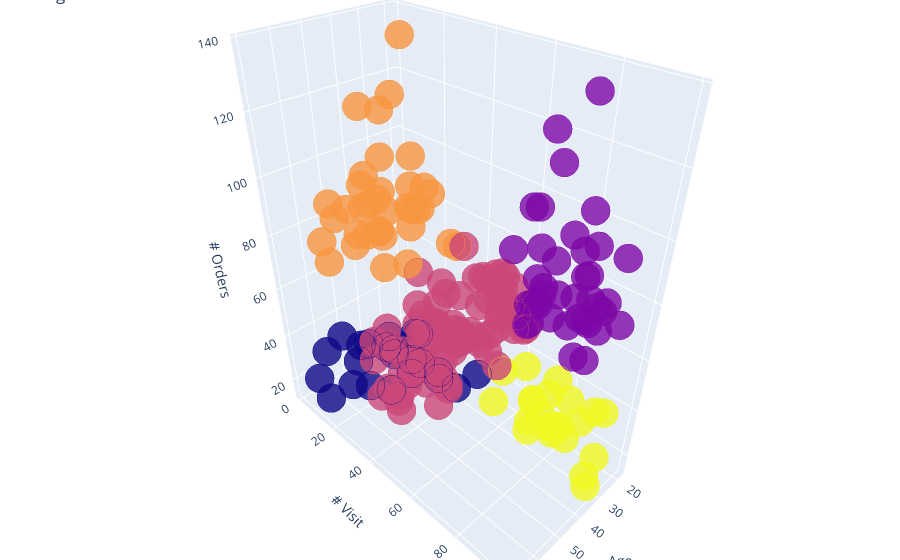

Notebook source saved alongside this figure:
### Code cell
data['labels'] =  labels
trace1 = go.Scatter3d(
    x= data['Age'],
    y= data['no_visit'],
    z= data['no_orders'],
    mode='markers',
     marker=dict(
        color = data['labels'], 
        size= 10,
        line=dict(
            color= data['labels'],
            width= 12
        ),
        opacity=0.8
     )
)
df = [trace1]

layout = go.Layout(
    title = 'Age vs No. Orders vs. No. Visit',
    margin=dict(
        l=0,
        r=0,
        b=0,
        t=0  
    ),
    scene = dict(
            xaxis = dict(title  = 'Age'),
            yaxis = dict(title  = '# Visit'),
            zaxis = dict(title  = '# Orders')
        )
)

fig = go.Figure(data = df, layout = layout)
py.iplot(fig)

### Figure 1 — Plotly figure (JSON) as saved in the notebook; plotly's stock layout.template omitted (floating-point values rounded to 4 significant figures; data arrays with more than 128 entries replaced by an {"elided": "..."} marker saying what was removed)
{"data": [{"marker": {"color": {"elided": "200 int values"}, "line": {"color": {"elided": "200 int values"}, "width": 12}, "opacity": 0.8, "size": 10}, "mode": "markers", "type": "scatter3d", "x": {"elided": "200 int values"}, "y": {"elided": "200 int values"}, "z": {"elided": "200 int values"}}], "layout": {"margin": {"b": 0, "l": 0, "r": 0, "t": 0}, "scene": {"xaxis": {"title": {"text": "Age"}}, "yaxis": {"title": {"text": "# Visit"}}, "zaxis": {"title": {"text": "# Orders"}}}, "title": {"text": "Age vs No. Orders vs. No. Visit"}}}
